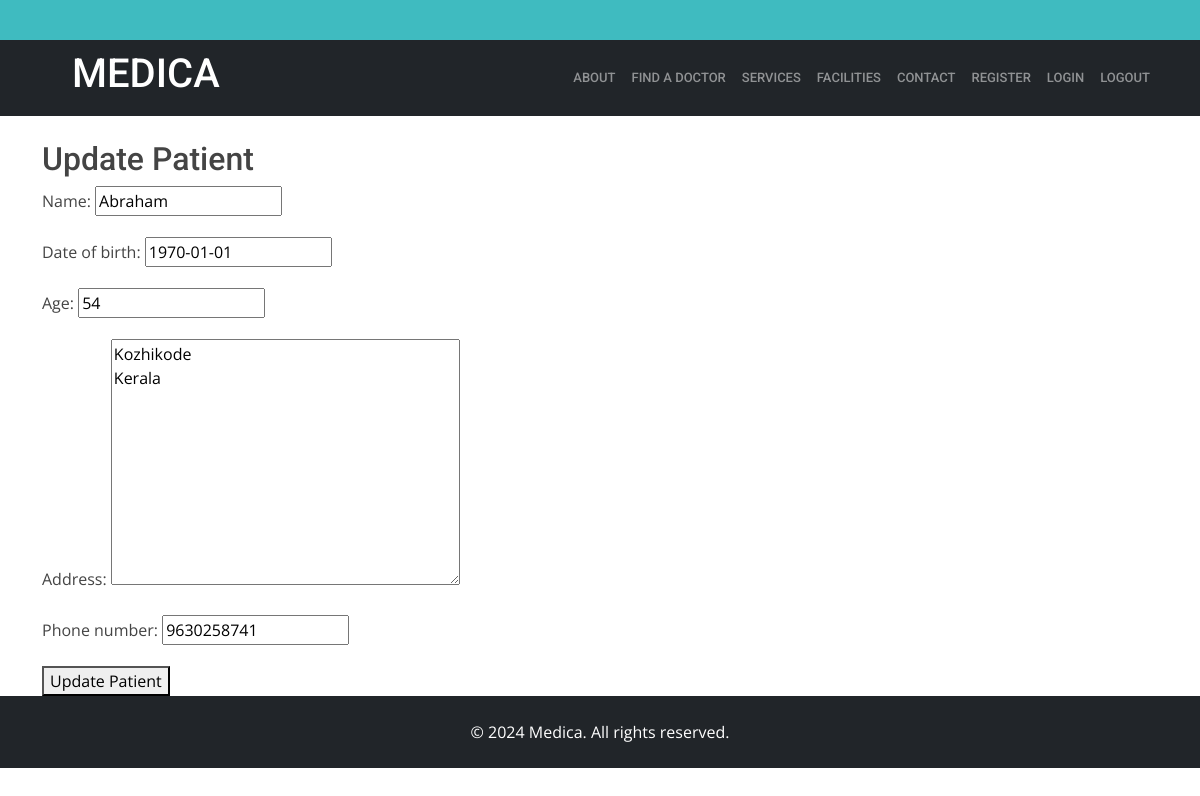
Screenshot of /head/update_patient/1/ with the database file from the repository.
### patient_app/models.py (models this page shows, shortened)
class Patient(models.Model):
    name=models.CharField(max_length=20)
    date_of_birth = models.DateField()
    address = models.TextField()
    phone_number = models.CharField(max_length=20)
    age=models.IntegerField()

### head_app/views.py (the view)
# urls.py: path('update_patient/<int:pk>/',views.update_patient,name='update_patient'),
def update_patient(request, pk):
    patient = get_object_or_404(Patient, pk=pk)
    if request.method == 'POST':
        form = PatientProfileForm(request.POST, instance=patient)
        if form.is_valid():
            form.save()
            return redirect('list_patient')  # Redirect to doctor profiles or any desired page
    else:
        form = PatientProfileForm(instance=patient)
    return render(request, 'head/update_patient.html', {'form': form})

### head_app/forms.py
class PatientProfileForm(forms.ModelForm):
    class Meta:
        model = Patient
        fields = [ 'name','date_of_birth','age', 'address', 'phone_number']

### templates/head/update_patient.html (shortened to what this page needs)
{% extends 'base.html' %}
{% load static %}
{% block content %}
    <h2>Update Patient</h2>
    <form method="post">
        {{ form.as_p }}
        <button type="submit">Update Patient</button>
    </form>
{% endblock %}

### static/assets/css/style.css (style rules this page uses)
body { font-family: "Open Sans", sans-serif; color: #444444; }
h1, h2, h3, h4, h5, h6 { font-family: "Roboto", sans-serif; }

### rows the page displays
Patient: name "Abraham", date_of_birth "1970-01-01", age "54", address "Kozhikode Kerala", phone_number "9630258741"
